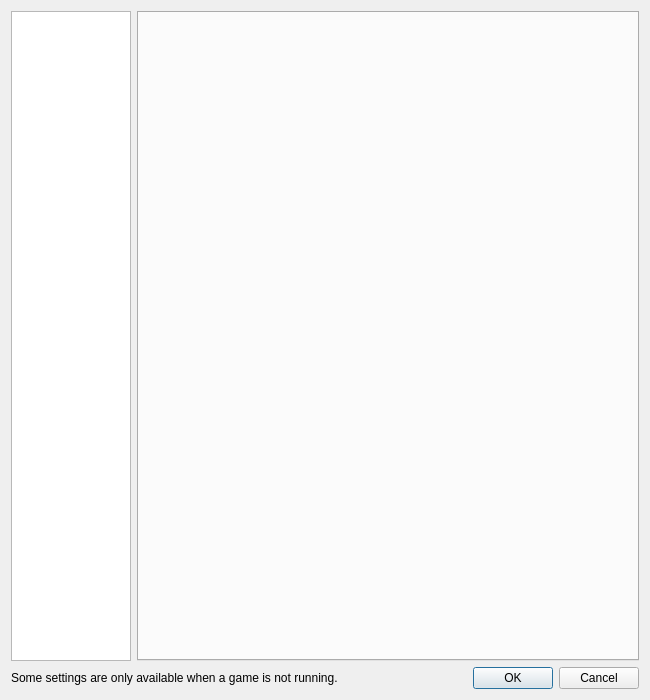
<?xml version="1.0" encoding="UTF-8"?>
<ui version="4.0">
 <class>ConfigureDialog</class>
 <widget class="QDialog" name="ConfigureDialog">
  <property name="geometry">
   <rect>
    <x>0</x>
    <y>0</y>
    <width>650</width>
    <height>700</height>
   </rect>
  </property>
  <property name="minimumSize">
   <size>
    <width>0</width>
    <height>675</height>
   </size>
  </property>
  <property name="windowTitle">
   <string>Eden Configuration</string>
  </property>
  <layout class="QVBoxLayout" name="verticalLayout">
   <item>
    <layout class="QHBoxLayout" name="horizontalLayout">
     <item>
      <widget class="QListWidget" name="selectorList">
       <property name="minimumSize">
        <size>
         <width>120</width>
         <height>0</height>
        </size>
       </property>
       <property name="maximumSize">
        <size>
         <width>120</width>
         <height>16777215</height>
        </size>
       </property>
      </widget>
     </item>
     <item>
      <widget class="QTabWidget" name="tabWidget">
       <property name="currentIndex">
        <number>-1</number>
       </property>
      </widget>
     </item>
    </layout>
   </item>
   <item>
    <layout class="QHBoxLayout" name="horizontalLayout_2">
     <property name="leftMargin">
      <number>0</number>
     </property>
     <property name="topMargin">
      <number>0</number>
     </property>
     <property name="rightMargin">
      <number>0</number>
     </property>
     <property name="bottomMargin">
      <number>0</number>
     </property>
     <item>
      <widget class="QLabel" name="label">
       <property name="text">
        <string>Some settings are only available when a game is not running.</string>
       </property>
      </widget>
     </item>
     <item>
      <widget class="QDialogButtonBox" name="buttonBox">
       <property name="standardButtons">
        <set>QDialogButtonBox::StandardButton::Cancel|QDialogButtonBox::StandardButton::Ok</set>
       </property>
      </widget>
     </item>
    </layout>
   </item>
  </layout>
 </widget>
 <resources/>
 <connections>
  <connection>
   <sender>buttonBox</sender>
   <signal>accepted()</signal>
   <receiver>ConfigureDialog</receiver>
   <slot>accept()</slot>
   <hints>
    <hint type="sourcelabel">
     <x>20</x>
     <y>20</y>
    </hint>
    <hint type="destinationlabel">
     <x>20</x>
     <y>20</y>
    </hint>
   </hints>
  </connection>
  <connection>
   <sender>buttonBox</sender>
   <signal>rejected()</signal>
   <receiver>ConfigureDialog</receiver>
   <slot>reject()</slot>
   <hints>
    <hint type="sourcelabel">
     <x>20</x>
     <y>20</y>
    </hint>
    <hint type="destinationlabel">
     <x>20</x>
     <y>20</y>
    </hint>
   </hints>
  </connection>
 </connections>
</ui>
